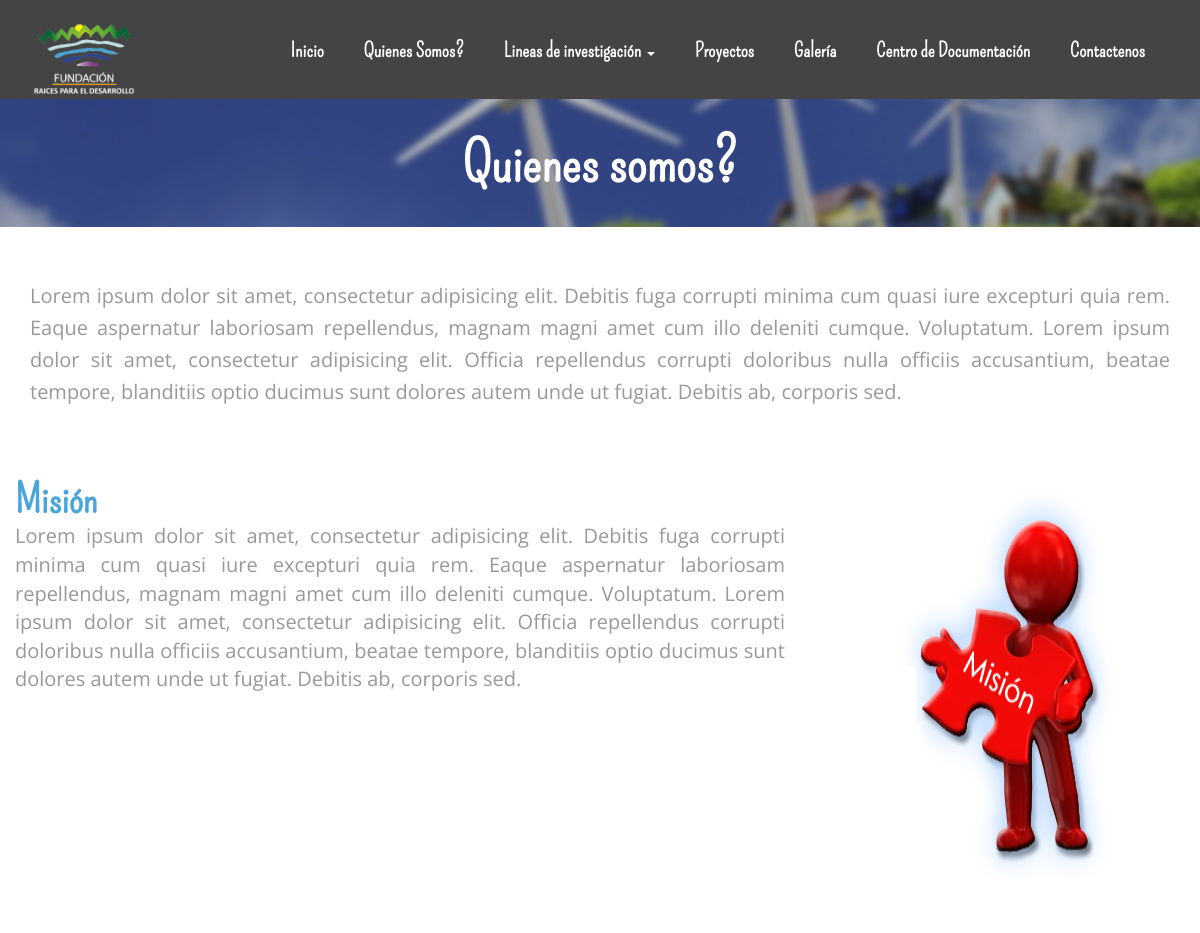
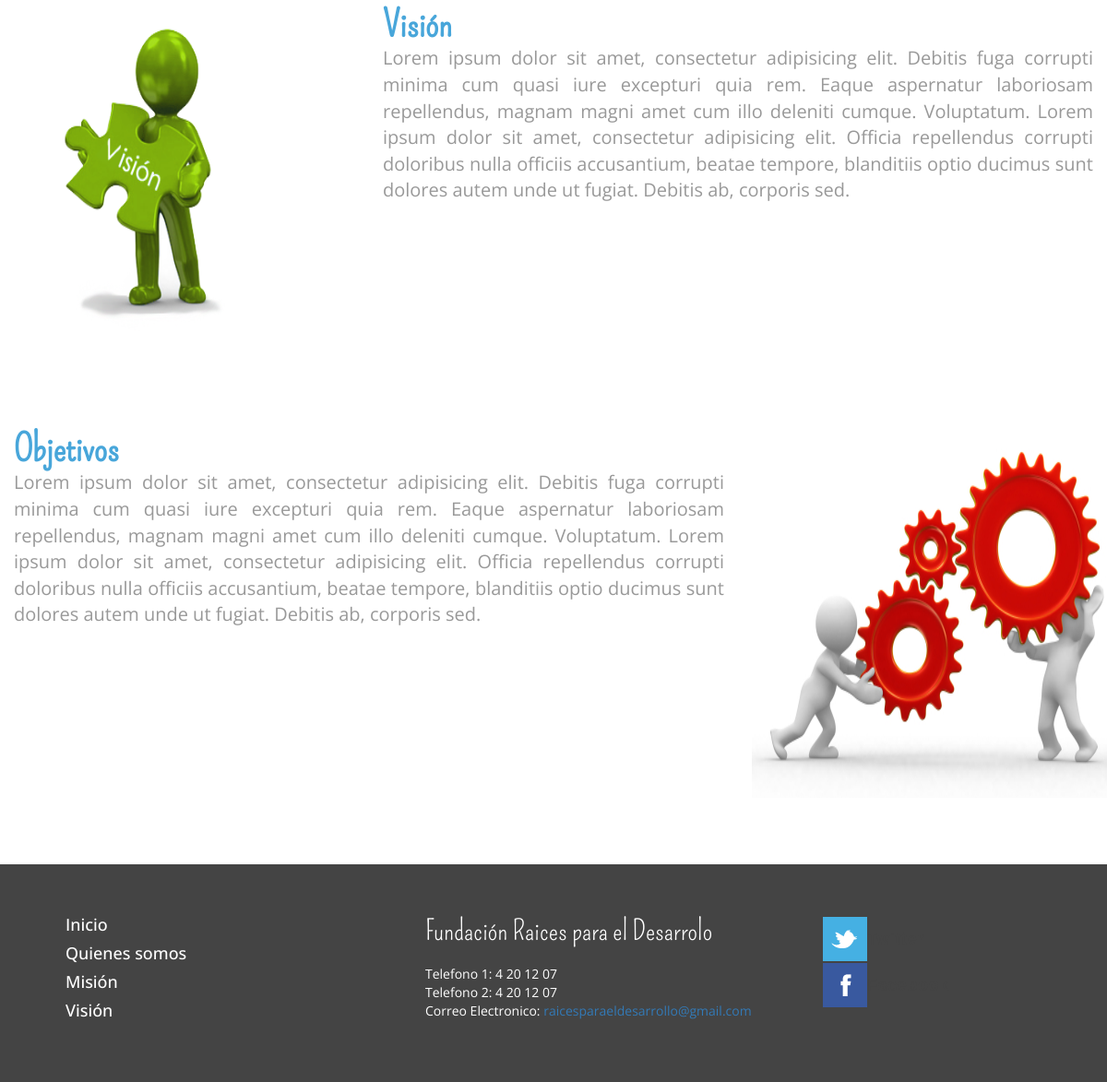
The app's page /quienes-somos/ with its own data (2 pictures, top to bottom).
### contenido/models.py (models this page shows, shortened)
class QuienesSomo(models.Model):
	quienes_somos = models.TextField(max_length=700,verbose_name="Quienes Somos",)
	mision = models.TextField(max_length=700,verbose_name="Mision",)
	vision = models.TextField(max_length=700,verbose_name="Vision",)
	objetivos = models.TextField(max_length=700,verbose_name="Objetivos",)
	class Meta:
		verbose_name = "Informacion sobre nosotros"
		verbose_name_plural = "Informacion sobre nosotros"

### contenido/views.py (the view)
# urls.py: url(r'^quienes-somos/$', views.AboutView.as_view(), name="about"),
class AboutView(TemplateView):
	template_name = 'about.html'
	def get_context_data(self, **kwargs):
		context = super(AboutView, self).get_context_data(**kwargs)
		context['quienes_somos'] =  QuienesSomo.objects.all().last()
		return context

### contenido/templates/about.html
{% extends "base.html" %}
{% load staticfiles %}
{% block content %}
<div class="header-banner">
	<section class="bgi banner5"><h2>Quienes somos?</h2> </section>
	<div class="about">
		<div class="container" style="margin-bottom: 40px;">
			<div class="about-top heading">
				<p style="font-size:20px;text-align: justify;">{% autoescape off %}{{quienes_somos.quienes_somos}}{% endautoescape %}</p>
			</div>
		</div>
		<div class="container" style="width:100%;">
			<div class="row" style="padding-top: 30px;padding-bottom: 30px;" >
				<div class="col-md-8">
					<h2 style="font-size: 40px; font-weight: 900; color: #48A6DA;" >Misión</h2>
					<p style="font-size:20px;text-align: justify; color: #999;">
						{% autoescape off %}{{quienes_somos.mision}}{% endautoescape %}
					</p>
				</div>
				<div class="col-md-4">
					<img src="{% static "images/mision.png" %}" alt="mision" style="width:300px; height:400px; ">
				</div>
			</div>
		</div>
			<div class="container"   style="width:100%;">
				<div class="row" style="padding-top: 30px;padding-bottom: 30px;" >
					<div class="col-md-4">
						<img src="{% static "images/vision.png"%}" alt="vision" style="width:300px; height:400px; margin-left: 40px;">
					</div>
					<div class="col-md-8">
						<h2 style="font-size: 40px; font-weight: 900; color: #48A6DA;">Visión</h2>
						<p style="font-size:20px; text-align: justify; color: #999;">
							{% autoescape off %}{{quienes_somos.vision}}{% endautoescape %}
						</p>
					</div>
				</div>
			</div>
			<div class="container" style="width:100%;">
			<div class="row" style="padding-top: 30px;padding-bottom: 30px;" >
				<div class="col-md-8">
					<h2 style="font-size: 40px; font-weight: 900; color: #48A6DA;" >Objetivos</h2>
					<p style="font-size:20px; text-align: justify; color: #999;">
						{% autoescape off %}{{quienes_somos.objetivos}}{% endautoescape %}
					</p>
				</div>
				<div class="col-md-4">
					<img src="{% static "images/objetivo.jpg"%}" alt="mision" style="width:400px; height:400px; ">
				</div>
			</div>
		</div>
	</div>
</div>
{% endblock %}

### contenido/static/css/style.css (style rules this page uses)
h4, h5, h6, h1, h2, h3 { margin: 0; }
p { margin: 0; }
body { font-family: 'Open Sans', sans-serif; margin:0; padding:0; }
h1,h2,h3,h4,h5,h6 { font-family: 'Pompiere-Regular'; }
p,a,span,i { font-family: 'Open Sans', sans-serif; transition: 0.5s all ease; -webkit-transition: 0.5s all ease; -moz-transition: 0.5s all ease; -o-transition: 0.5s all ease; -ms-transition: 0.5s all ease; }
.bgi { background:url(../images/fondo.jpg); background-size:cover; min-height:700px; padding-top: 5em !important; text-align:center; }
*, *:after, *::before { -webkit-box-sizing: border-box; -moz-box-sizing: border-box; box-sizing: border-box; }
section { position: relative; }
.banner5 { min-height: 128px; padding-top: 0em !important; background:url(../images/fondo.jpg) 0px; }
.banner5 h2 { font-size: 4em; padding-top: .6em; color: white; font-weight: 900; }
.about,.typrography,.gallery,.contact { padding:3em 0; }
.about-top p { font-size: 15px; margin-top: 1%; line-height: 1.6em; color: #999; }

### records on screen
QuienesSomo: quienes_somos "Lorem ipsum dolor sit amet, consectetur adipisicing elit. Debitis fuga corrupti minima cum quasi iure excepturi quia rem. Eaque aspernatur laboriosam repellendus, magnam magni amet cum illo deleniti cumque. Voluptatum. Lorem ipsum dolor sit amet, consectetur adipisicing elit. Officia repellendus corrupti doloribus nulla officiis accusantium, beatae tempore, blanditiis optio ducimus sunt dolores autem unde ut fugiat. Debitis ab, corporis sed.", mision "Lorem ipsum dolor sit amet, consectetur adipisicing elit. Debitis fuga corrupti minima cum quasi iure excepturi quia rem. Eaque aspernatur laboriosam repellendus, magnam magni amet cum illo deleniti cumque. Voluptatum. Lorem ipsum dolor sit amet, consectetur adipisicing elit. Officia repellendus corrupti doloribus nulla officiis accusantium, beatae tempore, blanditiis optio ducimus sunt dolores autem unde ut fugiat. Debitis ab, corporis sed.", vision "Lorem ipsum dolor sit amet, consectetur adipisicing elit. Debitis fuga corrupti minima cum quasi iure excepturi quia rem. Eaque aspernatur laboriosam repellendus, magnam magni amet cum illo deleniti cumque. Voluptatum. Lorem ipsum dolor sit amet, consectetur adipisicing elit. Officia repellendus corrupti doloribus nulla officiis accusantium, beatae tempore, blanditiis optio ducimus sunt dolores autem unde ut fugiat. Debitis ab, corporis sed.", objetivos "Lorem ipsum dolor sit amet, consectetur adipisicing elit. Debitis fuga corrupti minima cum quasi iure excepturi quia rem. Eaque aspernatur laboriosam repellendus, magnam magni amet cum illo deleniti cumque. Voluptatum. Lorem ipsum dolor sit amet, consectetur adipisicing elit. Officia repellendus corrupti doloribus nulla officiis accusantium, beatae tempore, blanditiis optio ducimus sunt dolores autem unde ut fugiat. Debitis ab, corporis sed."
